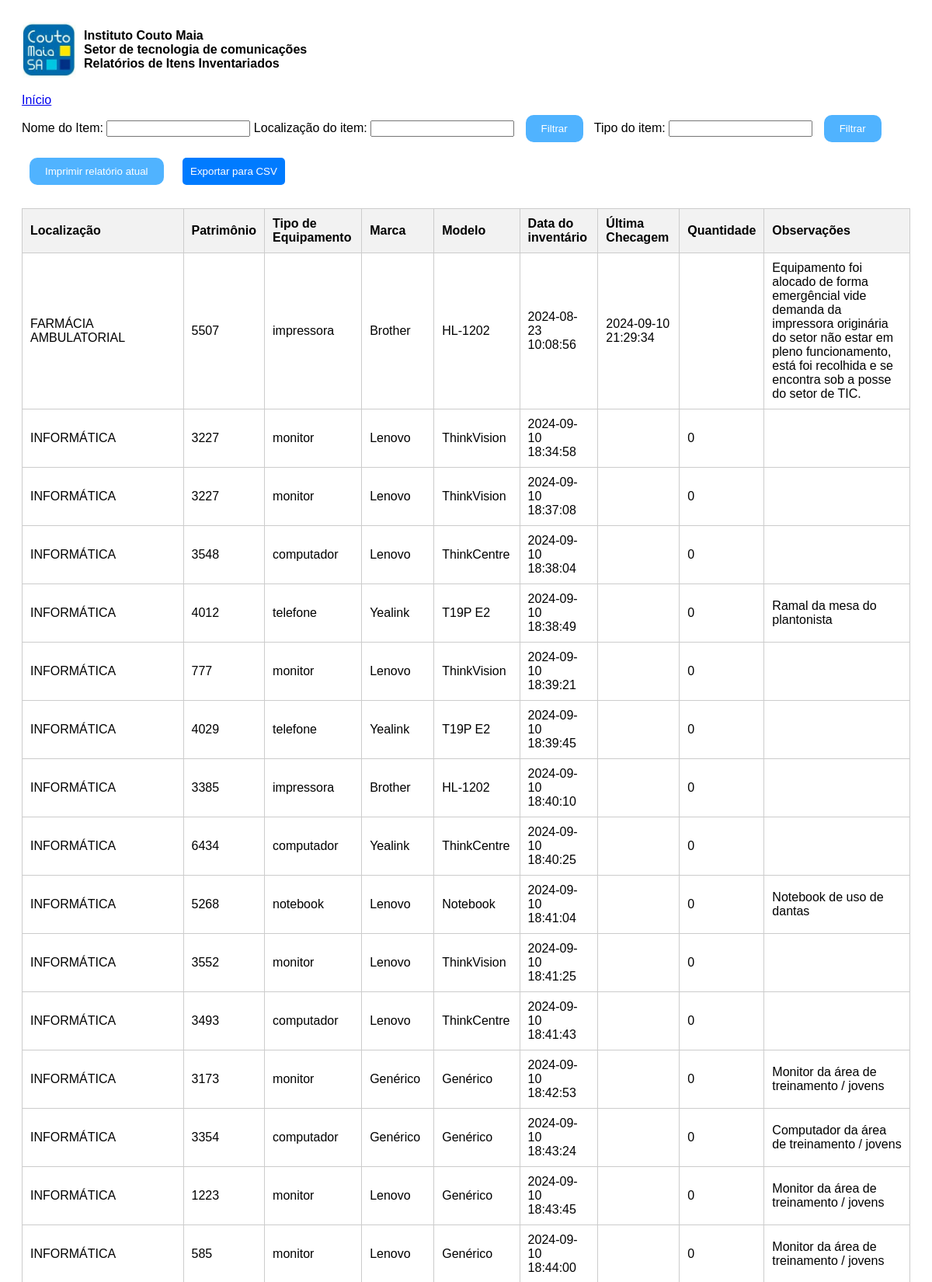
Page /invtic/home/relatorios/index.php (upper part) on the committed database.
### tables this page shows
CREATE TABLE `inventario` (
  `tipo_equipamento` varchar(100) DEFAULT NULL,
  `marca` varchar(100) DEFAULT NULL,
  `modelo` varchar(100) DEFAULT NULL,
  `setor` varchar(100) DEFAULT NULL,
  `patrimonio` int(11) DEFAULT NULL,
  `ramal` int(11) DEFAULT NULL,
  `data_inventario` datetime DEFAULT NULL,
  `id` int(11) NOT NULL AUTO_INCREMENT,
  `usuario_realizador` varchar(100) DEFAULT NULL,
  `observacoes` varchar(255) DEFAULT NULL,
  `ultima_checagem` datetime DEFAULT NULL,
  `quantidade` int(99) DEFAULT NULL,
  `ip_ramal` varchar(20) DEFAULT NULL,
  `mac_ramal` varchar(100) DEFAULT NULL,
  PRIMARY KEY (`id`)
);

### invtic/home/relatorios/index.php (the view, shortened to what this page needs)
<?php
include('../conexao.php');
$nomeItem = isset($_POST['nomeItem']) ? $_POST['nomeItem'] : '';
$tipo_equipamento = isset($_POST['tipo_equipamento']) ? $_POST['tipo_equipamento'] : '';
$setor = isset($_POST['setor']) ? $_POST['setor'] : '';
$sql = "
    SELECT
        patrimonio,
        tipo_equipamento,
        marca,
        modelo,
        observacoes,
        data_inventario,
        ultima_checagem,
        setor,
        quantidade
    FROM
        inventario
    WHERE
        1=1";
$result = $conn->query($sql);
?>
<!DOCTYPE html>
<html lang="pt-BR">
<head>
    <link rel="stylesheet" href="styles.css">
</head>
<body>
    <header>
        <div class="header-container">
                <img src="assets/logo.jpg" alt="Ícone" class="header-icon">
                <div class="header-info">
                    <p><strong>Instituto Couto Maia</strong></p>
                    <p><strong>Setor de tecnologia de comunicações</strong></p>
                    <p><strong>Relatórios de Itens Inventariados</strong></p>
                </div>
        </div>
        <nav>
            <a href="home/index.php">Início</a>
        </nav>
    </header>
    <div class="filter-container">
        <form method="POST" action="">
            <label for="nomeItem">Nome do Item:</label>
            <input type="text" id="nomeItem" name="nomeItem" value="<?php echo htmlspecialchars($nomeItem); ?>">
            <label for="setor">Localização do item:</label>
            <input type="text" id="setor" name="setor" value="<?php echo htmlspecialchars($setor); ?>">
            <input type="submit" value="Filtrar">
            <label for="tipo_equipamento">Tipo do item:</label>
            <input type="text" id="tipo_equipamento" name="tipo_equipamento" value="<?php echo htmlspecialchars($tipo_equipamento); ?>">
            <input type="submit" value="Filtrar">
            <button type="button" onclick="window.print()">Imprimir relatório atual</button>
            <a href="export.php" target="_blank" style="text-decoration: none;">
                <button style="padding: 10px; background-color: #007BFF; color: white; border: none; border-radius: 5px; cursor: pointer;">
                    Exportar para CSV
                </button>
            </a>
        </form>
    </div>
    <table>
        <thead>
            <tr>
                <th>Localização</th>
                <th>Patrimônio</th>
                <th>Tipo de Equipamento</th>
                <th>Marca</th>
                <th>Modelo</th>
                <th>Data do inventário</th>
                <th>Última Checagem</th>
                <th>Quantidade</th>
                <th>Observações</th>
            </tr>
        </thead>
        <tbody>
            <?php if ($result->num_rows > 0): ?>
                <?php while ($row = $result->fetch_assoc()): ?>
                    <tr>
                        <td><?php echo htmlspecialchars($row['setor']); ?></td>
                        <td><?php echo htmlspecialchars($row['patrimonio']); ?></td>
                        <td><?php echo htmlspecialchars($row['tipo_equipamento']); ?></td>
                        <td><?php echo htmlspecialchars($row['marca']); ?></td>
                        <td><?php echo htmlspecialchars($row['modelo']); ?></td>
                        <td><?php echo htmlspecialchars($row['data_inventario']); ?></td>
                        <td><?php echo htmlspecialchars($row['ultima_checagem']); ?></td>
                        <td><?php echo htmlspecialchars($row['quantidade']); ?></td>
                        <td><?php echo htmlspecialchars($row['observacoes']); ?></td>
                    </tr>
                <?php endwhile; ?>
            <?php else: ?>
                <tr>
                    <td colspan="7">Nenhum registro encontrado.</td>
                </tr>
            <?php endif; ?>
        </tbody>
    </table>
</body>
</html>

### invtic/home/relatorios/styles.css (style rules this page uses)
body { font-family: 'Poppins', sans-serif; padding: 20px; }
.header-container { display: flex; align-items: center; margin-bottom: 20px; }
.header-icon { width: 70px; height: auto; margin-right: 10px; }
.header-info { display: flex; flex-direction: column; }
.header-info p { margin: 0; }
table { width: 100%; border-collapse: collapse; margin-top: 20px; }
th, td { border: 1px solid #ccc; padding: 10px; text-align: left; }
th { background-color: #f2f2f2; }
button { margin: 10px; padding: 10px 20px; background-color: #50b3ff; color: white; border: gray; border-radius: 10px; cursor: pointer; }
input[type=submit] { margin: 10px; padding: 10px 20px; background-color: #50b3ff; color: white; border: gray; border-radius: 10px; cursor: pointer; }

### rows in the picture
inventario: setor "FARMÁCIA AMBULATORIAL", patrimonio "5507", tipo_equipamento "impressora", marca "Brother", modelo "HL-1202", data_inventario "2024-08-23 10:08:56", ultima_checagem "2024-09-10 21:29:34", observacoes "Equipamento foi alocado de forma emergêncial vide demanda da impressora originária do setor não estar em pleno funcionamento, está foi recolhida e se encontra sob a posse do setor de TIC."
inventario: setor "INFORMÁTICA", patrimonio "3227", tipo_equipamento "monitor", marca "Lenovo", modelo "ThinkVision", data_inventario "2024-09-10 18:34:58", quantidade "0"
inventario: setor "INFORMÁTICA", patrimonio "3227", tipo_equipamento "monitor", marca "Lenovo", modelo "ThinkVision", data_inventario "2024-09-10 18:37:08", quantidade "0"
inventario: setor "INFORMÁTICA", patrimonio "3548", tipo_equipamento "computador", marca "Lenovo", modelo "ThinkCentre", data_inventario "2024-09-10 18:38:04", quantidade "0"
inventario: setor "INFORMÁTICA", patrimonio "4012", tipo_equipamento "telefone", marca "Yealink", modelo "T19P E2", data_inventario "2024-09-10 18:38:49", quantidade "0", observacoes "Ramal da mesa do plantonista"
inventario: setor "INFORMÁTICA", patrimonio "777", tipo_equipamento "monitor", marca "Lenovo", modelo "ThinkVision", data_inventario "2024-09-10 18:39:21", quantidade "0"
inventario: setor "INFORMÁTICA", patrimonio "4029", tipo_equipamento "telefone", marca "Yealink", modelo "T19P E2", data_inventario "2024-09-10 18:39:45", quantidade "0"
inventario: setor "INFORMÁTICA", patrimonio "3385", tipo_equipamento "impressora", marca "Brother", modelo "HL-1202", data_inventario "2024-09-10 18:40:10", quantidade "0"
inventario: setor "INFORMÁTICA", patrimonio "6434", tipo_equipamento "computador", marca "Yealink", modelo "ThinkCentre", data_inventario "2024-09-10 18:40:25", quantidade "0"
inventario: setor "INFORMÁTICA", patrimonio "5268", tipo_equipamento "notebook", marca "Lenovo", modelo "Notebook", data_inventario "2024-09-10 18:41:04", quantidade "0", observacoes "Notebook de uso de dantas"
inventario: setor "INFORMÁTICA", patrimonio "3552", tipo_equipamento "monitor", marca "Lenovo", modelo "ThinkVision", data_inventario "2024-09-10 18:41:25", quantidade "0"
inventario: setor "INFORMÁTICA", patrimonio "3493", tipo_equipamento "computador", marca "Lenovo", modelo "ThinkCentre", data_inventario "2024-09-10 18:41:43", quantidade "0"
inventario: setor "INFORMÁTICA", patrimonio "3173", tipo_equipamento "monitor", marca "Genérico", modelo "Genérico", data_inventario "2024-09-10 18:42:53", quantidade "0", observacoes "Monitor da área de treinamento / jovens"
inventario: setor "INFORMÁTICA", patrimonio "3354", tipo_equipamento "computador", marca "Genérico", modelo "Genérico", data_inventario "2024-09-10 18:43:24", quantidade "0", observacoes "Computador da área de treinamento / jovens"
inventario: setor "INFORMÁTICA", patrimonio "1223", tipo_equipamento "monitor", marca "Lenovo", modelo "Genérico", data_inventario "2024-09-10 18:43:45", quantidade "0", observacoes "Monitor da área de treinamento / jovens"
inventario: setor "INFORMÁTICA", patrimonio "585", tipo_equipamento "monitor", marca "Lenovo", modelo "Genérico", data_inventario "2024-09-10 18:44:00", quantidade "0", observacoes "Monitor da área de treinamento / jovens"
